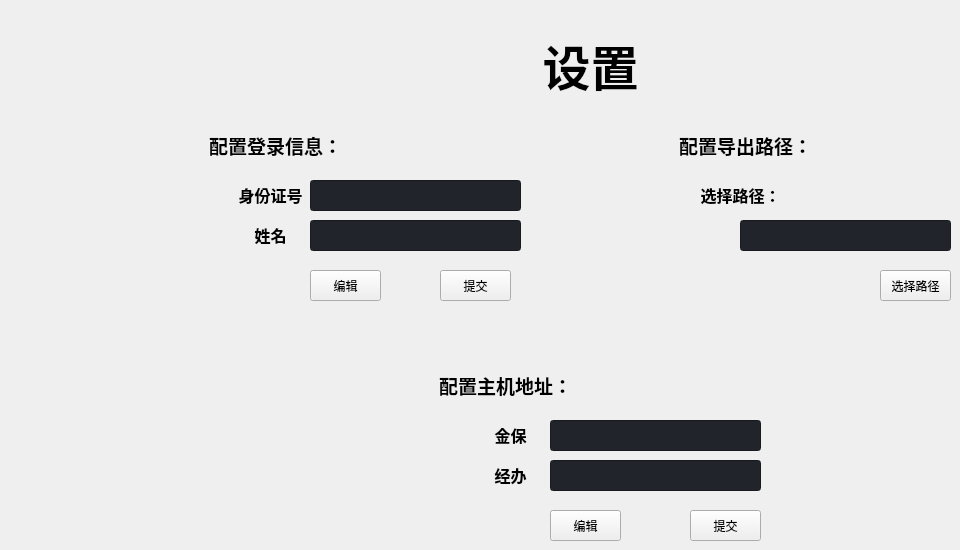
                       <widget class="QWidget" name="set_2">
                        <widget class="QLabel" name="lb_title_set2">
                         <property name="geometry">
                          <rect>
                           <x>470</x>
                           <y>20</y>
                           <width>241</width>
                           <height>91</height>
                          </rect>
                         </property>
                         <property name="text">
                          <string>&lt;html&gt;&lt;head/&gt;&lt;body&gt;&lt;p align=&quot;center&quot;&gt;&lt;span style=&quot; font-size:36pt; font-weight:700;&quot;&gt;设置&lt;/span&gt;&lt;/p&gt;&lt;/body&gt;&lt;/html&gt;</string>
                         </property>
                        </widget>
                        <widget class="QLabel" name="lb_login_set">
                         <property name="geometry">
                          <rect>
                           <x>200</x>
                           <y>120</y>
                           <width>151</width>
                           <height>51</height>
                          </rect>
                         </property>
                         <property name="text">
                          <string>&lt;html&gt;&lt;head/&gt;&lt;body&gt;&lt;p align=&quot;center&quot;&gt;&lt;span style=&quot; font-size:14pt; font-weight:700;&quot;&gt;配置登录信息：&lt;/span&gt;&lt;/p&gt;&lt;/body&gt;&lt;/html&gt;</string>
                         </property>
                        </widget>
                        <widget class="QLabel" name="lb_idcard_set">
                         <property name="geometry">
                          <rect>
                           <x>220</x>
                           <y>180</y>
                           <width>101</width>
                           <height>31</height>
                          </rect>
                         </property>
                         <property name="text">
                          <string>&lt;html&gt;&lt;head/&gt;&lt;body&gt;&lt;p align=&quot;center&quot;&gt;&lt;span style=&quot; font-size:12pt; font-weight:700;&quot;&gt;身份证号&lt;/span&gt;&lt;/p&gt;&lt;/body&gt;&lt;/html&gt;</string>
                         </property>
                        </widget>
                        <widget class="QLineEdit" name="le_idcard_set">
                         <property name="geometry">
                          <rect>
                           <x>310</x>
                           <y>180</y>
                           <width>211</width>
                           <height>31</height>
                          </rect>
                         </property>
                         <property name="styleSheet">
                          <string notr="true">background-color: rgb(33, 37, 43);</string>
                         </property>
                         <property name="readOnly">
                          <bool>true</bool>
                         </property>
                        </widget>
                        <widget class="QLabel" name="lb_name_set">
                         <property name="geometry">
                          <rect>
                           <x>220</x>
                           <y>220</y>
                           <width>101</width>
                           <height>31</height>
                          </rect>
                         </property>
                         <property name="text">
                          <string>&lt;html&gt;&lt;head/&gt;&lt;body&gt;&lt;p align=&quot;center&quot;&gt;&lt;span style=&quot; font-size:12pt; font-weight:700;&quot;&gt;姓名&lt;/span&gt;&lt;/p&gt;&lt;/body&gt;&lt;/html&gt;</string>
                         </property>
                        </widget>
                        <widget class="QLineEdit" name="le_name_set">
                         <property name="geometry">
                          <rect>
                           <x>310</x>
                           <y>220</y>
                           <width>211</width>
                           <height>31</height>
                          </rect>
                         </property>
                         <property name="styleSheet">
                          <string notr="true">background-color: rgb(33, 37, 43);</string>
                         </property>
                         <property name="readOnly">
                          <bool>true</bool>
                         </property>
                        </widget>
                        <widget class="QPushButton" name="pb_submit_set">
                         <property name="geometry">
                          <rect>
                           <x>440</x>
                           <y>270</y>
                           <width>71</width>
                           <height>31</height>
                          </rect>
                         </property>
                         <property name="text">
                          <string>提交</string>
                         </property>
                        </widget>
                        <widget class="QLabel" name="lb_path_set">
                         <property name="geometry">
                          <rect>
                           <x>670</x>
                           <y>120</y>
                           <width>151</width>
                           <height>51</height>
                          </rect>
                         </property>
                         <property name="text">
                          <string>&lt;html&gt;&lt;head/&gt;&lt;body&gt;&lt;p align=&quot;center&quot;&gt;&lt;span style=&quot; font-size:14pt; font-weight:700;&quot;&gt;配置导出路径：&lt;/span&gt;&lt;/p&gt;&lt;/body&gt;&lt;/html&gt;</string>
                         </property>
                        </widget>
                        <widget class="QLabel" name="lb_path2_set">
                         <property name="geometry">
                          <rect>
                           <x>690</x>
                           <y>180</y>
                           <width>101</width>
                           <height>31</height>
                          </rect>
                         </property>
                         <property name="text">
                          <string>&lt;html&gt;&lt;head/&gt;&lt;body&gt;&lt;p align=&quot;center&quot;&gt;&lt;span style=&quot; font-size:12pt; font-weight:700;&quot;&gt;选择路径：&lt;/span&gt;&lt;/p&gt;&lt;/body&gt;&lt;/html&gt;</string>
                         </property>
                        </widget>
                        <widget class="QLineEdit" name="le_path_set">
                         <property name="geometry">
                          <rect>
                           <x>740</x>
                           <y>220</y>
                           <width>211</width>
                           <height>31</height>
                          </rect>
                         </property>
                         <property name="styleSheet">
                          <string notr="true">background-color: rgb(33, 37, 43);</string>
                         </property>
                         <property name="readOnly">
                          <bool>true</bool>
                         </property>
                        </widget>
                        <widget class="QPushButton" name="pb_choose_set">
                         <property name="geometry">
                          <rect>
                           <x>880</x>
                           <y>270</y>
                           <width>71</width>
                           <height>31</height>
                          </rect>
                         </property>
                         <property name="text">
                          <string>选择路径</string>
                         </property>
                        </widget>
                        <widget class="QLabel" name="lb_host_set">
                         <property name="geometry">
                          <rect>
                           <x>430</x>
                           <y>360</y>
                           <width>151</width>
                           <height>51</height>
                          </rect>
                         </property>
                         <property name="text">
                          <string>&lt;html&gt;&lt;head/&gt;&lt;body&gt;&lt;p align=&quot;center&quot;&gt;&lt;span style=&quot; font-size:14pt; font-weight:700;&quot;&gt;配置主机地址：&lt;/span&gt;&lt;/p&gt;&lt;/body&gt;&lt;/html&gt;</string>
                         </property>
                        </widget>
                        <widget class="QLabel" name="lb_jb_set">
                         <property name="geometry">
                          <rect>
                           <x>460</x>
                           <y>420</y>
                           <width>101</width>
                           <height>31</height>
                          </rect>
                         </property>
                         <property name="text">
                          <string>&lt;html&gt;&lt;head/&gt;&lt;body&gt;&lt;p align=&quot;center&quot;&gt;&lt;span style=&quot; font-size:12pt; font-weight:700;&quot;&gt;金保&lt;/span&gt;&lt;/p&gt;&lt;/body&gt;&lt;/html&gt;</string>
                         </property>
                        </widget>
                        <widget class="QLabel" name="lb_JB_set">
                         <property name="geometry">
                          <rect>
                           <x>460</x>
                           <y>460</y>
                           <width>101</width>
                           <height>31</height>
                          </rect>
                         </property>
                         <property name="text">
                          <string>&lt;html&gt;&lt;head/&gt;&lt;body&gt;&lt;p align=&quot;center&quot;&gt;&lt;span style=&quot; font-size:12pt; font-weight:700;&quot;&gt;经办&lt;/span&gt;&lt;/p&gt;&lt;/body&gt;&lt;/html&gt;</string>
                         </property>
                        </widget>
                        <widget class="QLineEdit" name="le_jb_set">
                         <property name="geometry">
                          <rect>
                           <x>550</x>
                           <y>420</y>
                           <width>211</width>
                           <height>31</height>
                          </rect>
                         </property>
                         <property name="styleSheet">
                          <string notr="true">background-color: rgb(33, 37, 43);</string>
                         </property>
                         <property name="readOnly">
                          <bool>true</bool>
                         </property>
                        </widget>
                        <widget class="QLineEdit" name="le_JB_set">
                         <property name="geometry">
                          <rect>
                           <x>550</x>
                           <y>460</y>
                           <width>211</width>
                           <height>31</height>
                          </rect>
                         </property>
                         <property name="styleSheet">
                          <string notr="true">background-color: rgb(33, 37, 43);</string>
                         </property>
                         <property name="readOnly">
                          <bool>true</bool>
                         </property>
                        </widget>
                        <widget class="QPushButton" name="pb_submit_set2">
                         <property name="geometry">
                          <rect>
                           <x>690</x>
                           <y>510</y>
                           <width>71</width>
                           <height>31</height>
                          </rect>
                         </property>
                         <property name="text">
                          <string>提交</string>
                         </property>
                        </widget>
                        <widget class="QPushButton" name="pb_edit_set">
                         <property name="geometry">
                          <rect>
                           <x>310</x>
                           <y>270</y>
                           <width>71</width>
                           <height>31</height>
                          </rect>
                         </property>
                         <property name="text">
                          <string>编辑</string>
                         </property>
                        </widget>
                        <widget class="QPushButton" name="pb_edit_set2">
                         <property name="geometry">
                          <rect>
                           <x>550</x>
                           <y>510</y>
                           <width>71</width>
                           <height>31</height>
                          </rect>
                         </property>
                         <property name="text">
                          <string>编辑</string>
                         </property>
                        </widget>
                       </widget>
